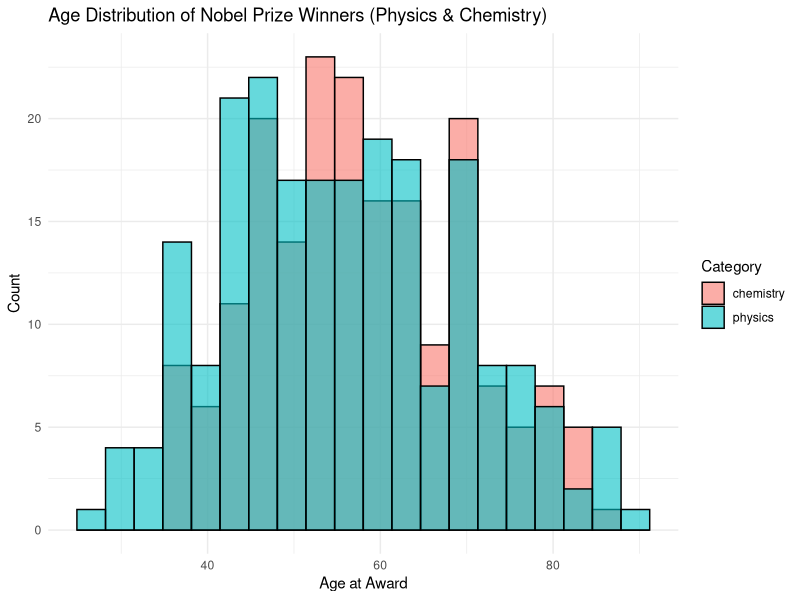
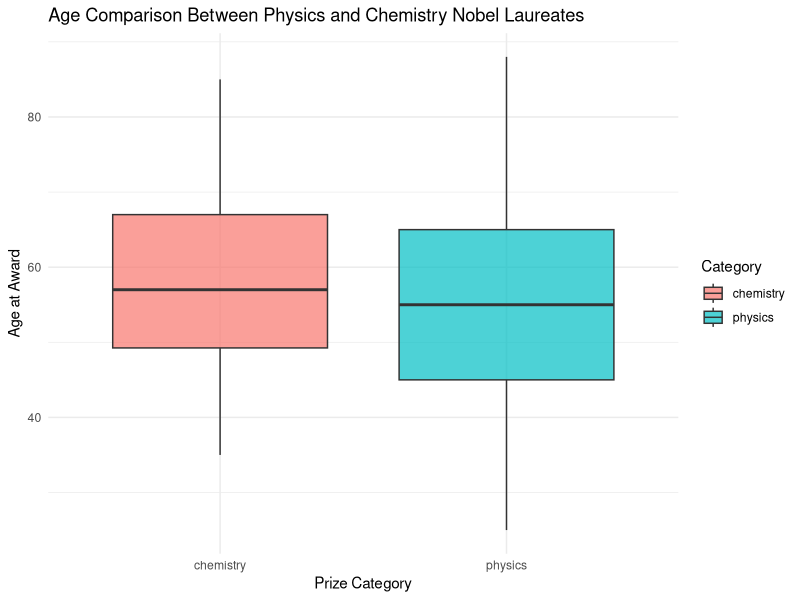

Source code (R) for these figures, in order: (Note: this script raises an error after producing the figures.)
# Load libraries
library(dplyr)
library(ggplot2)
library(readr)
library(lubridate)

# Import dataset (make sure the CSV is in your working directory)
nobel <- read_csv("nobel_prize_by_winner.csv")

# Parse born and died dates (robust)
nobel <- nobel %>%
  mutate(
    born_date = suppressWarnings(parse_date_time(born, orders = "mdy")),
    died_date = suppressWarnings(parse_date_time(died, orders = "mdy"))
  )

# Clean dataset: keep Physics & Chemistry, valid birth dates, and create age at award
nobel_clean <- nobel %>%
  filter(category %in% c("physics", "chemistry")) %>%
  filter(!is.na(born_date)) %>%
  mutate(
    fullname = paste(firstname, surname),
    age_at_award = year - year(born_date)
  ) %>%
  select(fullname, category, age_at_award, year, gender, bornCountry)

# Histogram: Age distribution for Physics & Chemistry
ggplot(nobel_clean, aes(x = age_at_award, fill = category)) +
  geom_histogram(color = "black", bins = 20, alpha = 0.6, position = "identity") +
  labs(
    title = "Age Distribution of Nobel Prize Winners (Physics & Chemistry)",
    x = "Age at Award",
    y = "Count",
    fill = "Category"
  ) +
  theme_minimal()

# Boxplot: Age comparison between Physics and Chemistry
ggplot(nobel_clean, aes(x = category, y = age_at_award, fill = category)) +
  geom_boxplot(alpha = 0.7) +
  labs(
    title = "Age Comparison Between Physics and Chemistry Nobel Laureates",
    x = "Prize Category",
    y = "Age at Award",
    fill = "Category"
  ) +
  theme_minimal()

# Summary statistics by category of subject 
summary_by_category <- nobel_clean %>%
  group_by(category) %>%
  summarise(
    count = n(),
    mean_age = mean(age_at_award, na.rm = TRUE),
    median_age = median(age_at_award, na.rm = TRUE),
    sd_age = sd(age_at_award, na.rm = TRUE)
  )

print(summary_by_category)

# Ensure the category is a factor
nobel_clean$category <- factor(nobel_clean$category)

# Check only Physics and Chemistry
subset_data <- subset(nobel_clean, category %in% c("Physics", "Chemistry"))

# Quick summary
summary(subset_data[, c("age_at_award", "category")])

# Updated t-test: Compare ages between Physics and Chemistry laureates

# Keep only Physics and Chemistry categories
nobel_subset <- nobel_clean[nobel_clean$category %in% c("Physics", "Chemistry"), ]

# Make sure category is a factor
nobel_subset$category <- factor(nobel_subset$category)

# Run the t-test (Welch t-test recommended)
t_test_result <- t.test(
  age_at_award ~ category,
  data = nobel_subset,
  alternative = "two.sided",
  var.equal = FALSE
)

print(t_test_result)


